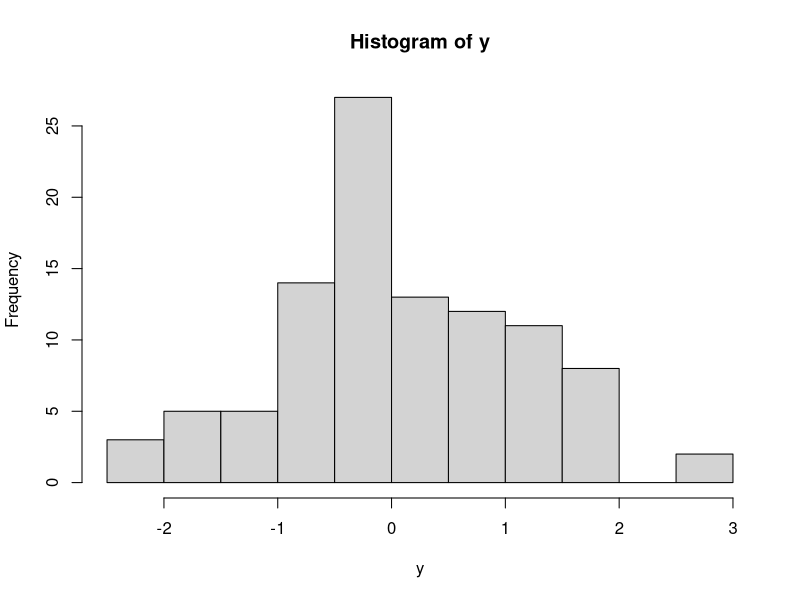
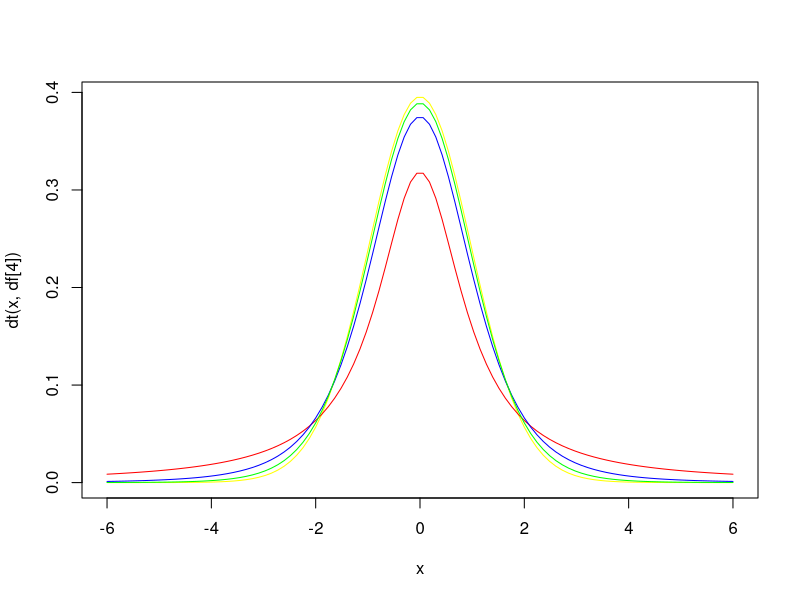
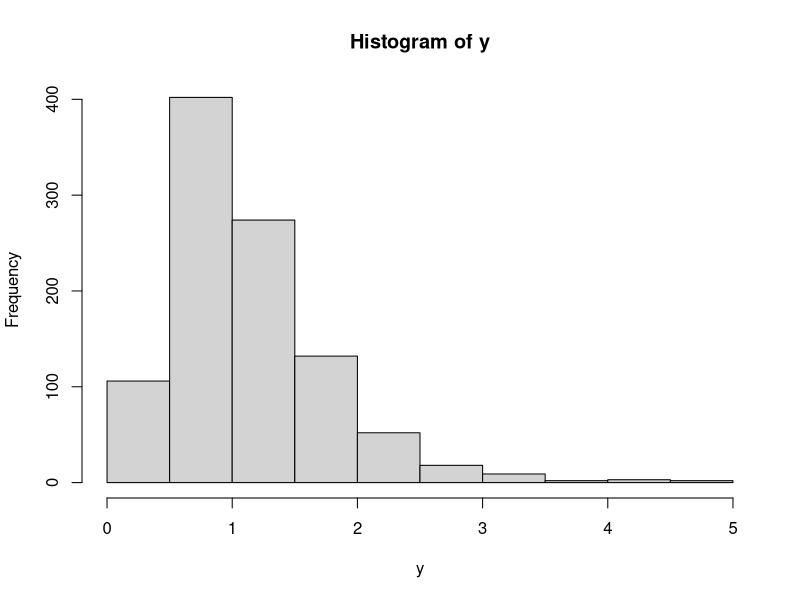

Recreate these plots in R, in order.
###### Q1

n <- 100
df <- n - 1

y <- rt(n, df)

y

hist(y)


###### Q2


df <- c(2, 10, 25)

rchisq(n, df[1])
rchisq(n, df[2])
rchisq(n, df[3])


###### Q3

x <- seq(-6, 6, length = 100)

df <- c(1, 4, 10, 30)

dt(x, df[1])
dt(x, df[2])
dt(x, df[3])
dt(x, df[4])

color <- c("red", "blue", "green", "yellow")
plot(x, dt(x, df[4]), type = "l", col = color[4])


for (i in 1:3) {
  lines(x, dt(x, df[i]), col = color[i])
}

###### Q4

## (i)
qf(0.95, 10, 20)

## (ii)
x <- 1.5
v1 <- 10
v2 <- 20


s1 <- pf(x, df1 = v1, df2 = v2)
s2 <- pf(x, df1 = v1, df2 = v2, lower.tail = FALSE)

s1
s2

## (iii)
qf(.25, 10, 20)
qf(.5, 10, 20)
qf(.75, 10, 20)
qf(.999, 10, 20)

## (iv)
y <- rf(1000, 10, 20)
hist(y)
